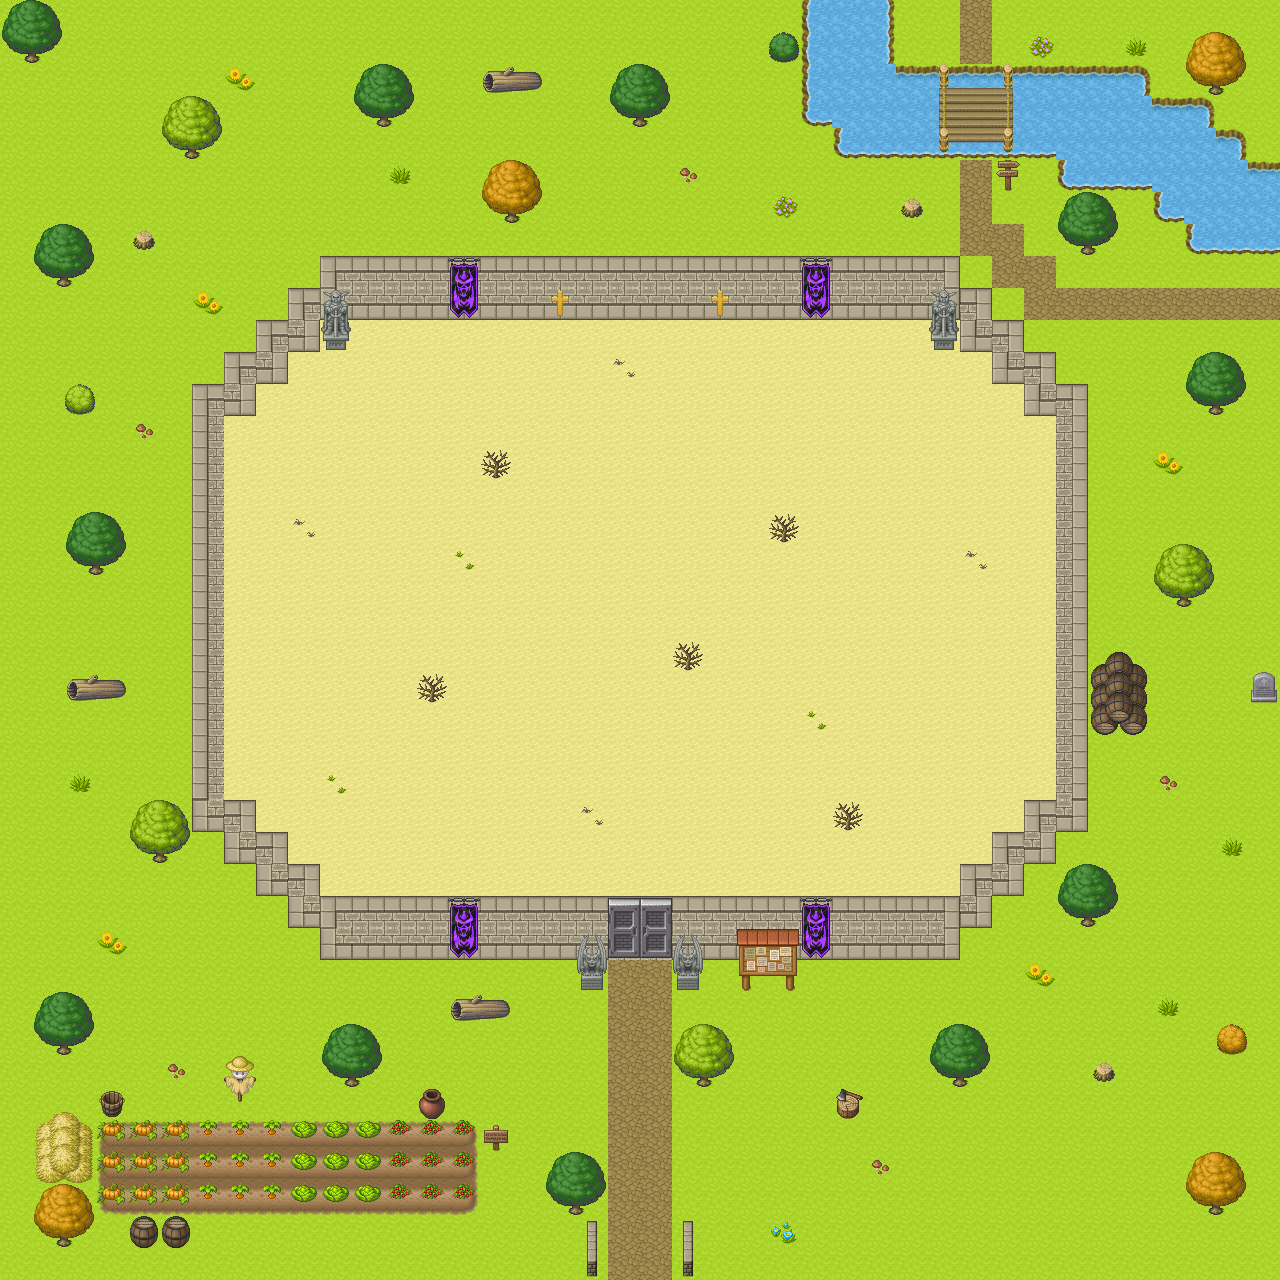

This is a level from a 2D game, rendered from its Tiled map with the project's own tilesets. A one-line summary and the map file follow, with tile-layer data summarised:
An orthogonal 40x40 tile map with 32x32 px tiles, 4 tile layers (background, murs, elements, element2), 2 tilesets and 77 objects (72x collision, player, mapportal, enter_dungeon, dungeon_exit_spawn).

<map version="1.10" tiledversion="1.10.0" orientation="orthogonal" renderorder="right-down" width="40" height="40" tilewidth="32" tileheight="32" infinite="0" nextlayerid="8" nextobjectid="118">
 <tileset firstgid="1" source="[Base]BaseChip_pipo.tsx" />
 <tileset firstgid="1065" source="[A]Water_pipo.tsx" />
 <layer id="1" name="background" width="40" height="40">
  <data>[1600 cells, 1600 non-empty, 1 distinct tile ids]</data>
 </layer>
 <layer id="2" name="murs" width="40" height="40">
  <data>[1600 cells, 579 non-empty, 10 distinct tile ids]</data>
 </layer>
 <layer id="3" name="elements" width="40" height="40">
  <data>[1600 cells, 286 non-empty, 60 distinct tile ids]</data>
 </layer>
 <layer id="5" name="element2" width="40" height="40">
  <data>[1600 cells, 75 non-empty, 36 distinct tile ids]</data>
 </layer>
 <objectgroup id="7" name="objets">
  <object id="3" type="collision" x="0" y="-32" width="1280" height="32" />
  <object id="5" type="collision" x="-32" y="0" width="32" height="1280" />
  <object id="7" type="collision" x="0" y="1280" width="1280" height="32" />
  <object id="8" type="collision" x="1280" y="0" width="32" height="1280" />
  <object id="11" type="collision" x="320" y="896" width="288" height="64" />
  <object id="12" type="collision" x="672" y="896" width="288" height="64" />
  <object id="14" type="collision" x="288" y="864" width="32" height="64" />
  <object id="15" type="collision" x="256" y="832" width="32" height="64" />
  <object id="16" type="collision" x="224" y="800" width="32" height="64" />
  <object id="17" type="collision" x="192" y="384" width="32" height="448" />
  <object id="18" type="collision" x="224" y="352" width="32" height="64" />
  <object id="19" type="collision" x="256" y="320" width="32" height="64" />
  <object id="20" type="collision" x="288" y="288" width="32" height="64" />
  <object id="21" type="collision" x="320" y="256" width="640" height="64" />
  <object id="22" type="collision" x="960" y="288" width="32" height="64" />
  <object id="23" type="collision" x="992" y="320" width="32" height="64" />
  <object id="24" type="collision" x="1024" y="352" width="32" height="64" />
  <object id="25" type="collision" x="1056" y="384" width="32" height="448" />
  <object id="26" type="collision" x="1024" y="800" width="32" height="64" />
  <object id="28" type="collision" x="992" y="832" width="32" height="64" />
  <object id="29" type="collision" x="960" y="864" width="32" height="64" />
  <object id="30" type="collision" x="320" y="320" width="32" height="32" />
  <object id="31" type="collision" x="928" y="320" width="32" height="32" />
  <object id="32" type="collision" x="672" y="960" width="32" height="32" />
  <object id="33" type="collision" x="576" y="960" width="32" height="32" />
  <object id="34" type="collision" x="800" y="0" width="96" height="128" />
  <object id="35" type="collision" x="832" y="128" width="96" height="32" />
  <object id="36" type="collision" x="896" y="64" width="32" height="64" />
  <object id="37" type="collision" x="1024" y="64" width="128" height="96" />
  <object id="39" type="collision" x="1056" y="160" width="96" height="32" />
  <object id="40" type="collision" x="1152" y="96" width="64" height="128" />
  <object id="41" type="collision" x="1184" y="224" width="96" height="32" />
  <object id="42" type="collision" x="1216" y="128" width="32" height="96" />
  <object id="43" type="collision" x="1248" y="160" width="32" height="64" />
  <object id="44" type="collision" x="576" y="1216" width="32" height="64" />
  <object id="45" type="collision" x="672" y="1216" width="32" height="64" />
  <object id="46" type="collision" x="480" y="1120" width="32" height="32" />
  <object id="47" type="collision" x="416" y="1088" width="32" height="32" />
  <object id="48" type="collision" x="224" y="1056" width="32" height="64" />
  <object id="49" type="collision" x="96" y="1088" width="32" height="32" />
  <object id="50" type="collision" x="32" y="1120" width="64" height="64" />
  <object id="51" type="collision" x="128" y="1216" width="64" height="32" />
  <object id="52" type="collision" x="832" y="1088" width="32" height="32" />
  <object id="53" type="collision" x="736" y="960" width="64" height="32" />
  <object id="54" type="collision" x="1088" y="672" width="64" height="64" />
  <object id="55" type="collision" x="1248" y="672" width="32" height="32" />
  <object id="60" type="collision" x="448" y="992" width="64" height="32" />
  <object id="66" type="collision" x="1088" y="1056" width="32" height="32" />
  <object id="73" type="collision" x="896" y="192" width="32" height="32" />
  <object id="75" type="collision" x="480" y="64" width="64" height="32" />
  <object id="82" type="collision" x="128" y="224" width="32" height="32" />
  <object id="84" type="collision" x="64" y="672" width="64" height="32" />
  <object id="87" name="player" x="640" y="607.333">
   <point />
  </object>
  <object id="90" type="collision" x="571.5" y="1205.5" width="8.5" height="9.5" />
  <object id="91" type="collision" x="700.5" y="1077" width="7.5" height="9.5" />
  <object id="92" type="collision" x="58.6667" y="1237.33" width="10" height="8" />
  <object id="93" type="collision" x="59.6667" y="1043.33" width="8.66667" height="9.66667" />
  <object id="94" type="collision" x="347" y="1077" width="9.33333" height="8.66667" />
  <object id="95" type="collision" x="155.333" y="853" width="8.33333" height="8" />
  <object id="97" type="collision" x="91" y="564.333" width="9.33333" height="9.66667" />
  <object id="100" type="collision" x="60" y="276.75" width="6.25" height="9" />
  <object id="101" type="collision" x="188.25" y="149" width="8" height="8" />
  <object id="102" type="collision" x="28" y="53.25" width="7.5" height="8.25" />
  <object id="103" type="collision" x="379" y="116.5" width="9.5" height="10.5" />
  <object id="105" type="collision" x="508.25" y="213.5" width="8.25" height="8.5" />
  <object id="106" type="collision" x="635.5" y="117.25" width="9" height="8" />
  <object id="107" type="collision" x="1209.67" y="84" width="11.3333" height="10.3333" />
  <object id="108" type="collision" x="1083" y="245.667" width="10.3333" height="8.66667" />
  <object id="109" type="collision" x="1211.33" y="405" width="10" height="9" />
  <object id="110" type="collision" x="1179" y="598" width="9.66667" height="8.33333" />
  <object id="111" type="collision" x="1084" y="916.667" width="7.66667" height="8.66667" />
  <object id="112" type="collision" x="1212" y="1205.5" width="9.5" height="8" />
  <object id="113" type="collision" x="955.667" y="1077.33" width="7" height="7.66667" />
  <object id="114" x="-281.818" y="472.727" />
  <object id="115" name="mapportal" x="616.667" y="1248" width="46.6667" height="28.6667" />
  <object id="116" name="enter_dungeon" x="960" y="0" width="32" height="32" />
  <object id="117" name="dungeon_exit_spawn" x="975.5" y="91.5">
   <point />
  </object>
 </objectgroup>
</map>
